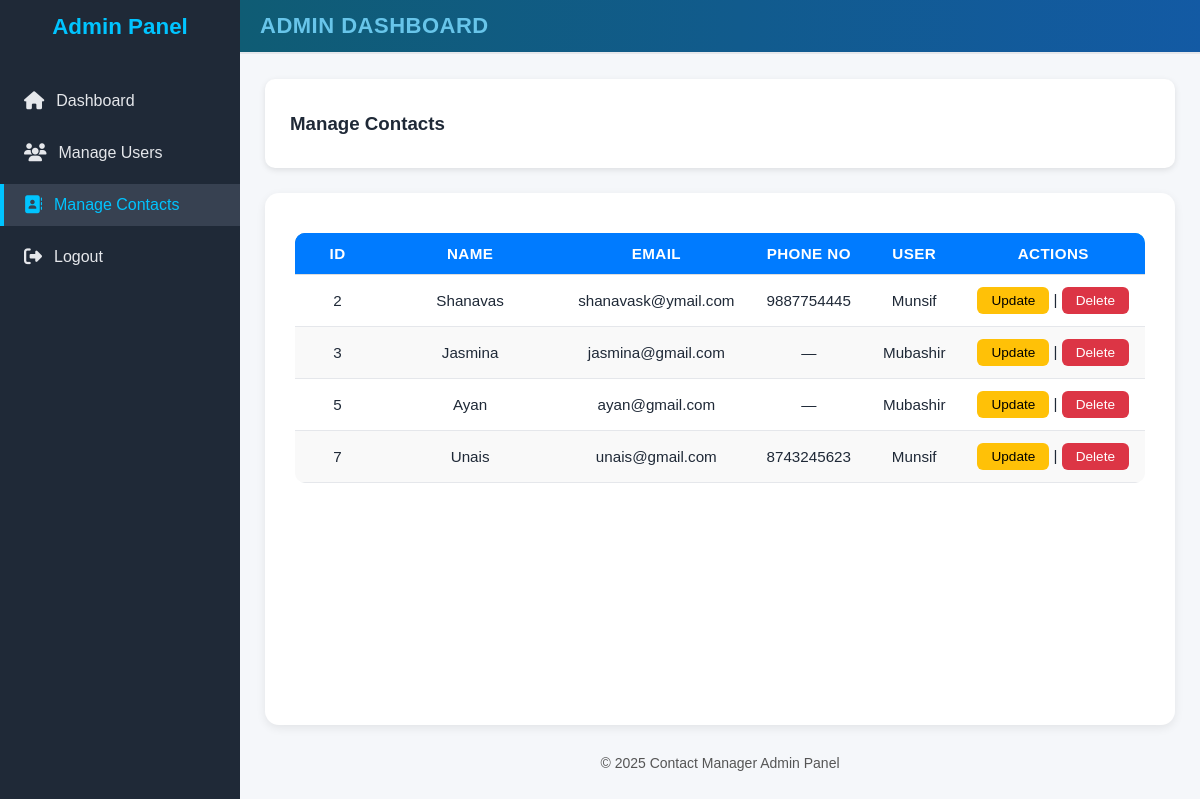
The page /admin_contacts/ (signed in) on the database its author committed.
### CM_app/models.py (models this page shows, shortened)
class Contact(models.Model):
    owner = models.ForeignKey(User, on_delete=models.CASCADE, related_name="contacts")
    name = models.CharField(max_length=150)
    email = models.EmailField()
    phone = models.CharField(max_length=15, blank=True, null=True)

### CM_app/views.py (the view)
# urls.py: path('admin_contacts/',views.admin_contacts,name='admin_contacts'),
@login_required
def admin_contacts(request):
    contacts = Contact.objects.all()
    return render(request, 'admin dashboard/contact_list.html', {'contacts': contacts})

### CM_app/templates/admin dashboard/contact_list.html (shortened to what this page needs)
{% extends 'master.html' %}
{% block content %}
<div class="dashboard-container">
  <aside class="sidebar">
    <h2>Admin Panel</h2>
    <ul>
      <li><a href="{% url 'admin_dashboard' %}"><i class="fa-solid fa-home"></i> Dashboard</a></li>
      <li><a href="{% url 'admin_users' %}"><i class="fa-solid fa-users"></i> Manage Users</a></li>
      <li><a href="{% url 'admin_contacts' %}" class="active"><i class="fa-solid fa-address-book"></i> Manage Contacts</a></li>
      <li><a href="{% url 'logout' %}" onclick="return confirmLogout()"><i class="fa-solid fa-sign-out-alt"></i> Logout</a></li>
    </ul>
  </aside>
  <main class="main-content">
    <h2 class="dashboard-heading">Admin Dashboard</h2>
    <header class="dashboard-topbar">
      <h3>Manage Contacts</h3>
    </header>
    <section class="table-section">
      <table class="admin-table">
        <thead>
          <tr>
            <th>ID</th>
            <th>Name</th>
            <th>Email</th>
            <th>Phone No</th>
            <th>User</th>
            <th>Actions</th>
          </tr>
        </thead>
        <tbody>
          {% for contact in contacts %}
          <tr>
            <td>{{ contact.id }}</td>
            <td>{{ contact.name }}</td>
            <td>{{ contact.email }}</td>
            <td>{{ contact.phone|default:"—" }}</td>
            <td>{{ contact.owner.username }}</td>
            <td>
              <a href="{% url 'update_contact' contact.id %}" class="btn-update">Update</a> |
              <a href="{% url 'delete_contact_admin' contact.id %}" onclick="return confirm('Delete this contact?')" class="btn-delete">Delete</a>
            </td>
          </tr>
          {% empty %}
          <tr><td colspan="6">No contacts found.</td></tr>
          {% endfor %}
        </tbody>
      </table>
    </section>
    <footer class="dashboard-footer">
      <p>© 2025 Contact Manager Admin Panel</p>
    </footer>
  </main>
</div>
{% endblock %}

### CM_app/templates/master.html (shortened to what this page needs)
{% load static %}
<!DOCTYPE html>
<html lang="en">
<head>
    <link rel="stylesheet" href="{% static 'css/style.css' %}">
    <link rel="stylesheet" href="{% static 'css/admin.css' %}">
    <link rel="stylesheet" href="{% static 'css/user.css' %}">
    <link rel="stylesheet" href="https://cdnjs.cloudflare.com/ajax/libs/font-awesome/6.6.0/css/all.min.css">
</head>
<body>
    {% block content %}
    {% endblock %}
</body>
</html>

### CM_app/static/css/style.css (style rules this page uses)
body { font-family: 'Poppins', sans-serif; height: 100vh; margin: 0; display: flex; align-items: center; justify-content: center; }
p { margin-top: 15px; color: #555; font-size: 14px; }

### CM_app/static/css/admin.css (style rules this page uses)
.dashboard-heading { font-size: 22px; font-weight: 600; color: #68c5ea; margin: 0 0 25px 0; text-transform: uppercase; letter-spacing: 0.5px; background: linear-gradient(90deg, #0f5c74, #135aa6); width: calc(100% + 50px); margin-left: -25px; padding: 13px 20px; border-bottom: 2px solid #e5e7eb; }
.dashboard-container { display: flex; min-height: 100vh; background-color: #f5f7fa; font-family: "Poppins", sans-serif; width: 100vw; overflow: hidden; }
.sidebar { width: 240px; background-color: #1f2937; color: #fff; padding: 20px 0; flex-shrink: 0; display: flex; flex-direction: column; justify-content: start; }
.sidebar h2 { text-align: center; font-size: 1.4rem; font-weight: 600; margin-bottom: 30px; color: #00c4ff; }
.sidebar ul { list-style: none; padding: 0; margin: 0; }
.sidebar ul li { margin: 10px 0; }
.sidebar ul li a { display: flex; align-items: center; color: #e5e7eb; text-decoration: none; padding: 12px 20px; border-left: 4px solid transparent; transition: all 0.3s ease; }
.sidebar ul li a i { margin-right: 12px; font-size: 18px; }
.sidebar ul li a:hover, .sidebar ul li a.active { background-color: #374151; color: #00c4ff; border-left-color: #00c4ff; }
.main-content { flex-grow: 1; padding: 25px; min-height: 100vh; display: flex; flex-direction: column; }
.dashboard-topbar { display: flex; justify-content: space-between; align-items: center; background: #ffffff; padding: 15px 25px; border-radius: 10px; box-shadow: 0 2px 6px rgba(0,0,0,0.1); margin-bottom: 25px; }
.dashboard-topbar h3 { color: #1f2937; }
.dashboard-footer { text-align: center; color: #6b7280; font-size: 0.9rem; margin-top: auto; padding: 15px 0; }
.table-section { background: #ffffff; border-radius: 14px; padding: 25px 30px; box-shadow: 0 3px 10px rgba(0, 0, 0, 0.08); flex-grow: 1; transition: all 0.3s ease; }
.admin-table { width: 100%; border-collapse: collapse; margin-top: 15px; font-size: 0.95rem; border-radius: 10px; overflow: hidden; }
.admin-table thead { background: linear-gradient(90deg, #1f78c9, #00b4d8); color: #fff; text-transform: uppercase; }
.admin-table th { padding: 13px 16px; text-align: left; font-weight: 600; letter-spacing: 0.4px; vertical-align: middle; }
.admin-table td { padding: 13px 16px; border-bottom: 1px solid #e5e7eb; color: #1f2937; vertical-align: middle; }
.admin-table tbody tr { transition: background-color 0.2s ease, transform 0.1s ease; }
.btn-update, .btn-delete { display: inline-block; padding: 6px 14px; border-radius: 6px; font-size: 0.85rem; font-weight: 500; text-decoration: none; transition: all 0.25s ease; color: #fff; }
.btn-update { background-color: #f59e0b; }
.btn-delete { background-color: #ef4444; }
.admin-table td:last-child { text-align: center; white-space: nowrap; }
.admin-table { width: 100%; border-collapse: collapse; table-layout: fixed; }
.admin-table th, .admin-table td { padding: 12px 16px; text-align: center; vertical-align: middle; word-wrap: break-word; }
.admin-table thead tr { height: auto; }
.admin-table tbody tr td:first-child, .admin-table thead tr th:first-child { padding-left: 18px; }
.admin-table th:first-child, .admin-table td:first-child { width: 60px; text-align: center; }
.admin-table th:nth-child(2), .admin-table td:nth-child(2) { width: 180px; }
.admin-table { table-layout: auto; }

### CM_app/static/css/user.css (style rules this page uses)
body { font-family: 'Poppins', sans-serif; margin: 0; padding: 0; }
table { width: 100%; border-collapse: collapse; margin-top: 15px; }
th, td { text-align: center; padding: 12px; border-bottom: 1px solid #ddd; }
th { background-color: #007bff; color: white; font-weight: 600; }
tr:nth-child(even) { background-color: #f9f9f9; }
.btn-update { background-color: #ffc107; color: #000; }
.btn-delete { background-color: #dc3545; color: #fff; }

### rows shown on the page
Contact: id "2", name "Shanavas", email "shanavask@ymail.com", phone "9887754445", owner.username "Munsif"
Contact: id "3", name "Jasmina", email "jasmina@gmail.com", phone "—", owner.username "Mubashir"
Contact: id "5", name "Ayan", email "ayan@gmail.com", phone "—", owner.username "Mubashir"
Contact: id "7", name "Unais", email "unais@gmail.com", phone "8743245623", owner.username "Munsif"
